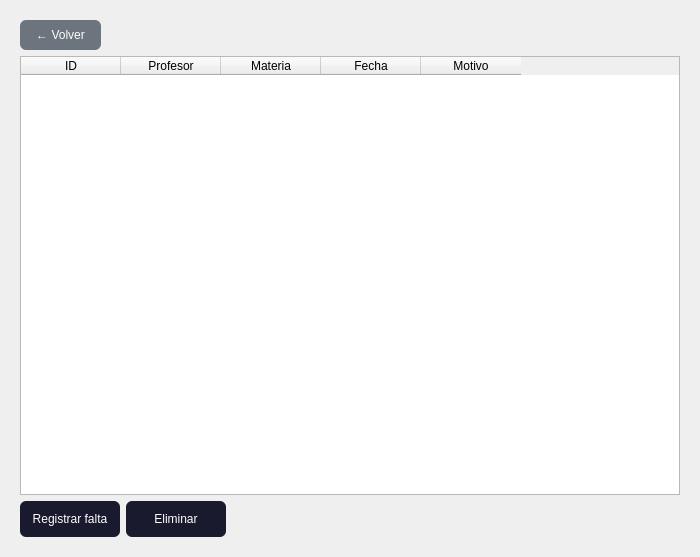
<?xml version="1.0" encoding="UTF-8"?>
<ui version="4.0">
 <class>PantallaGestionFaltas</class>
 <widget class="QWidget" name="PantallaGestionFaltas">
  <property name="geometry">
   <rect>
    <x>0</x>
    <y>0</y>
    <width>700</width>
    <height>557</height>
   </rect>
  </property>
  <layout class="QVBoxLayout" name="verticalLayout">
   <property name="leftMargin">
    <number>20</number>
   </property>
   <property name="topMargin">
    <number>20</number>
   </property>
   <property name="rightMargin">
    <number>20</number>
   </property>
   <property name="bottomMargin">
    <number>20</number>
   </property>
   <item>
    <layout class="QHBoxLayout" name="titulo_layout">
     <item>
      <widget class="QPushButton" name="btn_volver">
       <property name="styleSheet">
        <string>QPushButton { background-color: #6c757d; color: white; border-radius: 6px; padding: 8px 16px; }</string>
       </property>
       <property name="text">
        <string>← Volver</string>
       </property>
      </widget>
     </item>
     <item>
      <spacer name="horizontalSpacer">
       <property name="orientation">
        <enum>Qt::Orientation::Horizontal</enum>
       </property>
       <property name="sizeHint" stdset="0">
        <size>
         <width>40</width>
         <height>20</height>
        </size>
       </property>
      </spacer>
     </item>
    </layout>
   </item>
   <item>
    <widget class="QTableWidget" name="tabla">
     <column>
      <property name="text">
       <string>ID</string>
      </property>
     </column>
     <column>
      <property name="text">
       <string>Profesor</string>
      </property>
     </column>
     <column>
      <property name="text">
       <string>Materia</string>
      </property>
     </column>
     <column>
      <property name="text">
       <string>Fecha</string>
      </property>
     </column>
     <column>
      <property name="text">
       <string>Motivo</string>
      </property>
     </column>
    </widget>
   </item>
   <item>
    <layout class="QHBoxLayout" name="btns_layout">
     <item>
      <widget class="QPushButton" name="btn_agregar">
       <property name="minimumSize">
        <size>
         <width>100</width>
         <height>36</height>
        </size>
       </property>
       <property name="styleSheet">
        <string>QPushButton { background-color: #1a1a2e; color: white; border-radius: 6px; }</string>
       </property>
       <property name="text">
        <string>Registrar falta</string>
       </property>
      </widget>
     </item>
     <item>
      <widget class="QPushButton" name="btn_eliminar">
       <property name="minimumSize">
        <size>
         <width>100</width>
         <height>36</height>
        </size>
       </property>
       <property name="styleSheet">
        <string>QPushButton { background-color: #1a1a2e; color: white; border-radius: 6px; }</string>
       </property>
       <property name="text">
        <string>Eliminar</string>
       </property>
      </widget>
     </item>
     <item>
      <spacer name="horizontalSpacer">
       <property name="orientation">
        <enum>Qt::Orientation::Horizontal</enum>
       </property>
       <property name="sizeHint" stdset="0">
        <size>
         <width>40</width>
         <height>20</height>
        </size>
       </property>
      </spacer>
     </item>
    </layout>
   </item>
  </layout>
 </widget>
 <resources/>
 <connections/>
</ui>
